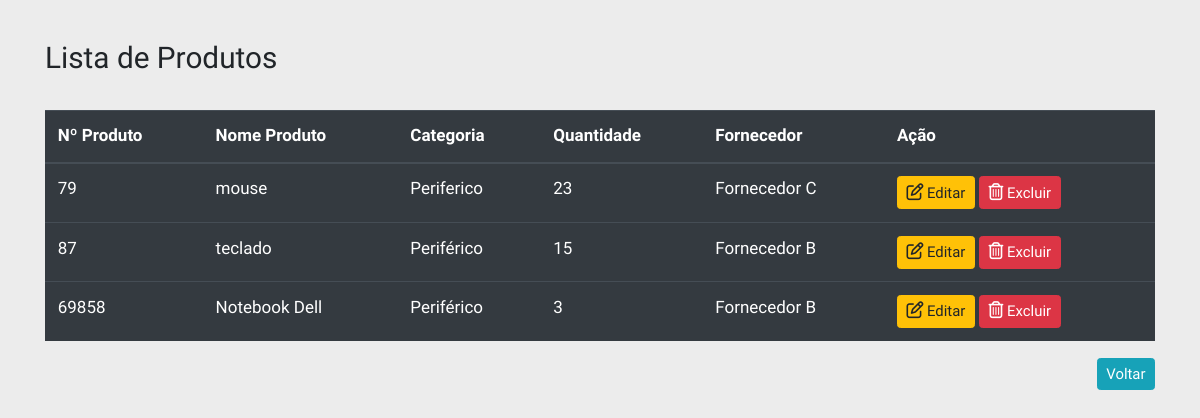
/form/listar_produtos.php, run on the app's committed database.
### tables this page shows
CREATE TABLE `estoque` (
  `id_estoque` int NOT NULL,
  `nroproduto` int NOT NULL,
  `nomeproduto` varchar(200) NOT NULL,
  `categoria` varchar(100) NOT NULL,
  `quantidade` int NOT NULL,
  `fornecedor` varchar(100) NOT NULL
);

### form/listar_produtos.php (the view, shortened to what this page needs)
<!DOCTYPE html>
<html lang="pt-br">
<head>
    <link rel="stylesheet" href="../css/bootstrap.css">
    <link rel="stylesheet" href="../css/style.css">
</head>
<body>
    <div class="container" style="margin-top:40px">
    <h3>Lista de Produtos</h3><br>
<table class="table table-hover table-dark">
  <thead>
    <tr>
      <th scope="col">Nº Produto</th>
      <th scope="col">Nome Produto</th>
      <th scope="col">Categoria</th>
      <th scope="col">Quantidade</th>
      <th scope="col">Fornecedor</th>
      <th scope="col">Ação</th>
    </tr>
  </thead>
        <?php
            include 'conexao.php';
            $sql = "SELECT * FROM `estoque`";
            $busca = mysqli_query($conexao, $sql);
            while ($array = mysqli_fetch_array($busca)) {
                $id_estoque =$array['id_estoque'];
                $nroproduto = $array['nroproduto'];
                $nomeproduto = $array['nomeproduto'];
                $categoria = $array['categoria'];
                $quantidade = $array['quantidade'];
                $fornecedor = $array['fornecedor'];
            ?>
        <tr>
            <td><?php echo $nroproduto ?></td>
            <td><?php echo $nomeproduto ?></td>
            <td><?php echo $categoria ?></td>
            <td><?php echo $quantidade ?></td>
            <td><?php echo $fornecedor ?></td>
            <td>
                <a type="button" class="btn btn-warning btn-sm" href="editar_produto.php?id=<?php echo $id_estoque ?>" role="button"><i class="far fa-edit"></i>&nbsp;Editar</a>
                <a type="button" class="btn btn-danger btn-sm" href="deletar_produto.php?id=<?php echo $id_estoque ?>" role="button"><i class="far fa-trash-alt"></i>&nbsp;Excluir</a>
            </td>
        </tr>
    <?php } ?>
</table>
 <div style="text-align:right;">
    <a href="index.php" role="button" class="btn btn-info btn-sm" >Voltar</a>
 </div>
</body>
</html>

### css/style.css (style rules this page uses)
* { font-family: 'Yusei Magic', sans-serif; font-size:17px; }
body { background-color:#ECECEC; }

### data on the page
estoque: nroproduto "79", nomeproduto "mouse", categoria "Periferico", quantidade "23", fornecedor "Fornecedor C"
estoque: nroproduto "87", nomeproduto "teclado", categoria "Periférico", quantidade "15", fornecedor "Fornecedor B"
estoque: nroproduto "69858", nomeproduto "Notebook Dell", categoria "Periférico", quantidade "3", fornecedor "Fornecedor B"
